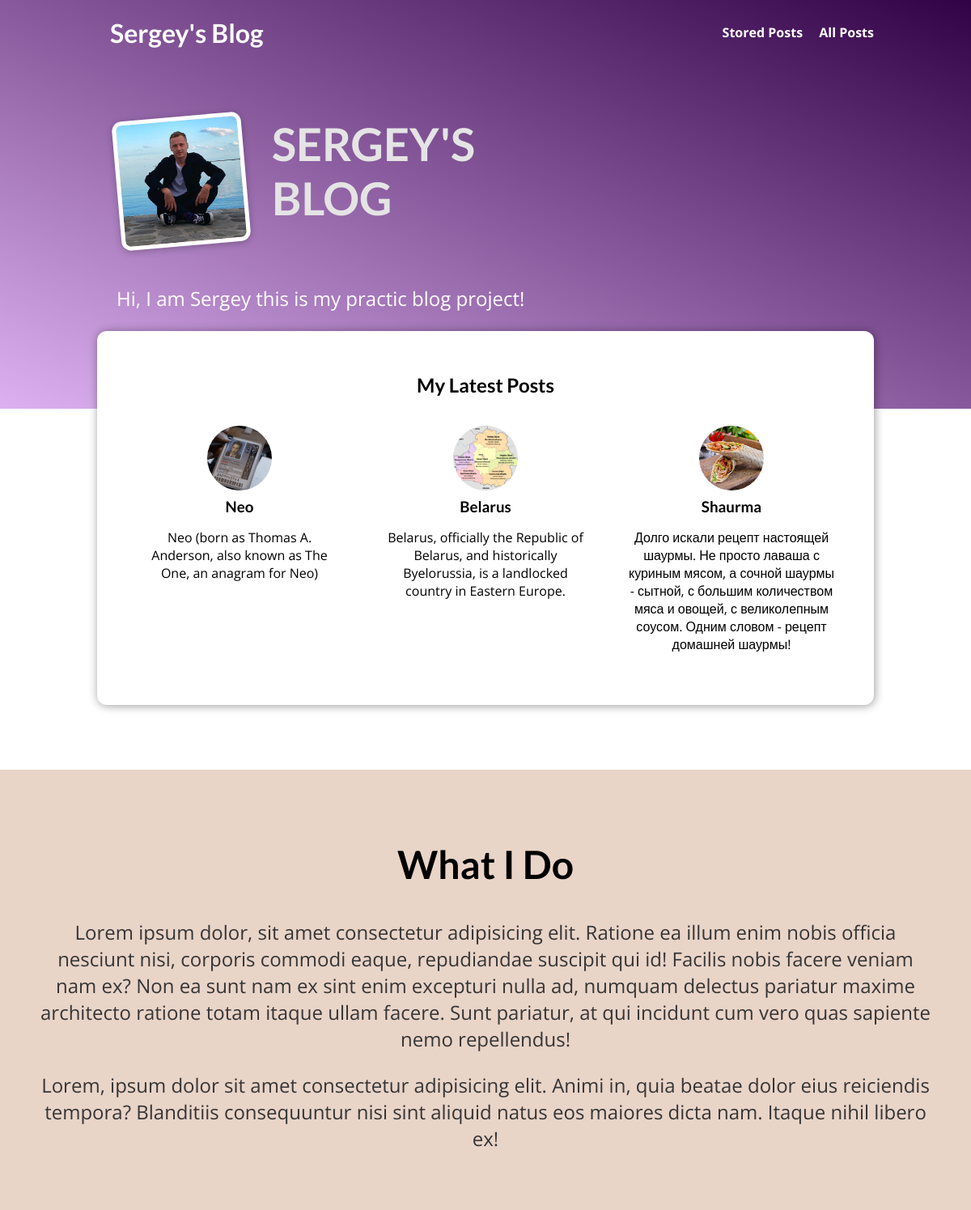
The page / on the database its author committed.
### blog/models.py (models this page shows, shortened)
class Post(models.Model):
    title = models.CharField(max_length=150)
    excerpt = models.CharField(max_length=200)
    image = models.ImageField(upload_to="posts", null=True)
    date = models.DateField(auto_now=True)
    slug = models.SlugField(unique=True, db_index=True)
    content = models.TextField(validators=[MinLengthValidator(10)])
    author = models.ForeignKey(
        Author, on_delete=models.SET_NULL, null=True, related_name="posts")
    tags = models.ManyToManyField(Tag)

### blog/views.py (the view)
# urls.py: path("", views.StartingPageView.as_view(), name="starting-page"),
class StartingPageView(ListView):
    template_name = "blog/index.html"
    model = Post
    ordering = ["-date"]
    context_object_name = "posts"
    def get_queryset(self):
        queryset = super().get_queryset()
        data = queryset[:3]
        return data

### blog/templates/blog/index.html (shortened to what this page needs)
{% extends "base.html" %}
{% load static %}
{% block css_files %}
<link rel="stylesheet" href="{% static 'blog/post.css' %}" />
<link rel="stylesheet" href="{% static 'blog/index.css' %}" />
{% endblock %}
{% block content %}
<section id="welcome">
    <header>
        <img src="{% static 'blog/images/sergey.png' %}" alt="Sergey - The Author Of This Blog" />
        <h2>SERGEY'S BLOG</h2>
    </header>
    <p>Hi, I am Sergey this is my practic blog project!</p>
</section>
<section id="latest-posts">
    <h2>My Latest Posts</h2>
    <ul>
        {% for post in posts %} {% include 'blog/includes/post.html' %} {% endfor %}
    </ul>
</section>
<section id="about">
    <h2>What I Do</h2>
    <p>Lorem ipsum dolor, sit amet consectetur adipisicing elit. Ratione ea illum enim nobis officia nesciunt nisi, corporis commodi eaque, repudiandae suscipit qui id! Facilis nobis facere veniam nam ex? Non ea sunt nam ex sint enim excepturi nulla ad,
        numquam delectus pariatur maxime architecto ratione totam itaque ullam facere. Sunt pariatur, at qui incidunt cum vero quas sapiente nemo repellendus!
    </p>
    <p>Lorem, ipsum dolor sit amet consectetur adipisicing elit. Animi in, quia beatae dolor eius reiciendis tempora? Blanditiis consequuntur nisi sint aliquid natus eos maiores dicta nam. Itaque nihil libero ex!
    </p>
</section>
{% endblock %}

### blog/templates/blog/includes/post.html
<li>
    <article class="post">
        <a href='{% url "post-detail-page" post.slug %}'>
            <img src='{{ post.image.url }}' alt="{{ post.title }}" />
            <div class="post__content">
                <h3>{{ post.title }}</h3>
                <p>
                    {{ post.excerpt }}
                </p>
            </div>
        </a>
    </article>
</li>

### static/app.css (style rules this page uses)
* { box-sizing: border-box; }
html { font-family: 'Open Sans', 'Lato', sans-serif; }
body { margin: 0; }
h1, h2, h3 { font-family: 'Lato', sans-serif; font-weight: bold; }

### blog/static/blog/post.css (style rules this page uses)
.post { display: flex; flex-direction: column; align-items: center; text-align: center; }
.post a { text-decoration: none; color: black; transition: all 0.2s ease; padding: 1rem; }
.post img { width: 5rem; height: 5rem; object-fit: cover; border-radius: 50%; }
.post h3 { margin: 0.25rem 0; }

### blog/static/blog/index.css (style rules this page uses)
#welcome { background: linear-gradient(to right top, #ddb1f1, #320247); padding: 6rem 12%; }
#welcome header { display: flex; align-items: flex-start; margin: 3rem auto; }
#welcome img { width: 10rem; height: 10rem; object-fit: cover; object-position: top; border: 5px solid white; border-radius: 12px; background-color: #ffe1bf; transform: rotateZ(-5deg); box-shadow: 0 2px 8px rgba(0, 0, 0, 0.25); }
#welcome h2 { font-size: 3.5rem; margin: 0 0 0 2rem; color: #e4e4e4; width: 10rem; }
#welcome p { color: white; font-size: 1.5rem; }
#latest-posts { background-color: white; padding: 2rem; border-radius: 12px; width: 60rem; margin: -6rem auto 2rem auto; box-shadow: 1px 1px 12px rgba(0, 0, 0, 0.4); }
#latest-posts h2 { text-align: center; }
#latest-posts ul { list-style: none; margin: 0; padding: 0; display: flex; gap: 1rem; }
#latest-posts li { flex: 1; }
#about { text-align: center; padding: 3rem; background-color: #e9d4c8; margin-top: 5rem; }
#about h2 { font-size: 3rem; }
#about p { font-size: 1.5rem; color: #353535; }

### rows shown on the page
Post: image (picture), title "Neo", excerpt "Neo (born as Thomas A. Anderson, also known as The One, an anagram for Neo)"
Post: image (picture), title "Belarus", excerpt "Belarus, officially the Republic of Belarus, and historically Byelorussia, is a landlocked country in Eastern Europe."
Post: image (picture), title "Shaurma", excerpt "Долго искали рецепт настоящей шаурмы. Не просто лаваша с куриным мясом, а сочной шаурмы - сытной, с большим количеством мяса и овощей, с великолепным соусом. Одним словом - рецепт домашней шаурмы!"
